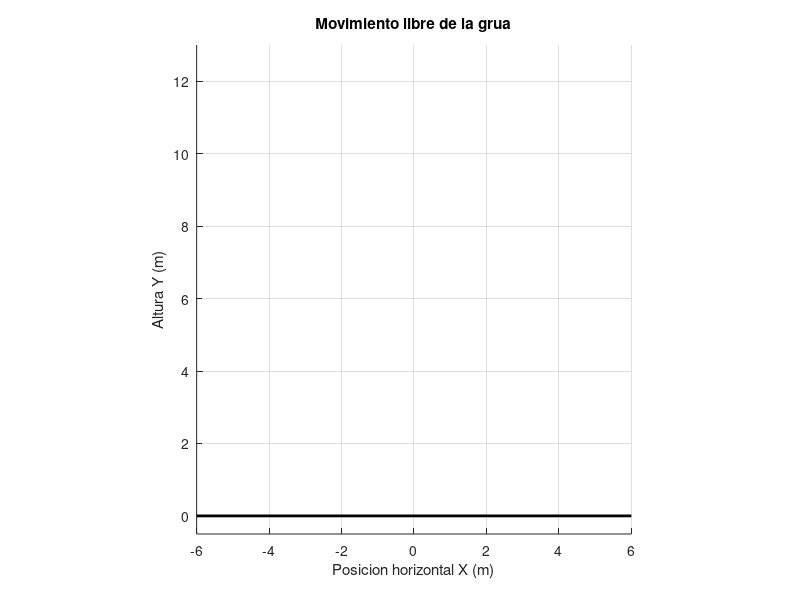

Write MATLAB code to recreate this figure. (Note: this script raises an error after producing the figure.)

function simulacion_grua_libre()
    clc;
    close all;

    %% 1. PARAMETROS
    p.M = 5;       % Masa de la barra (kg)
    p.L = 4;        % Longitud de la barra (m)
    p.m = 5;        % Masa del gancho (kg)
    p.l = 3;        % Longitud de la cuerda (m)
    p.H = 8;        % Altura inicial del centro de masas (m)
    p.g = 9.81;     % Gravedad (m/s^2)

    %% 2. CONDICIONES INICIALES
    % phi: angulo de la barra respecto a la horizontal
    % theta: angulo de la cuerda respecto a la vertical hacia abajo

    phi0 = 0;
    theta0 = pi/4;

    X0 = 0;
    Y0 = p.H;

    Xd0 = 0;
    Yd0 = 0;

    phid0 = -0.3;
    thetad0 = 0.5;

    % Estado: [X,Y,phi,theta,Xd,Yd,phid,thetad]
    z0 = [X0; Y0; phi0; theta0; ...
          Xd0; Yd0; phid0; thetad0];

    %% 3. INTEGRACION
    opciones = odeset( ...
        'RelTol', 1e-8, ...
        'AbsTol', 1e-10, ...
        'MaxStep', 0.02, ...
        'Events', @(t,z) eventoContacto(t,z,p));

    [t,z] = ode45(@(t,z) dinamica(t,z,p), ...
                  [0 20], z0, opciones);

    %% 4. POSICIONES
    X = z(:,1);
    Y = z(:,2);
    phi = z(:,3);
    theta = z(:,4);

    % Extremos de la barra
    xA = X - (p.L/2)*cos(phi);
    yA = Y - (p.L/2)*sin(phi);

    xB = X + (p.L/2)*cos(phi);
    yB = Y + (p.L/2)*sin(phi);

    % Gancho
    xG = X + p.l*sin(theta);
    yG = Y - p.l*cos(theta);

    %% 5. DESPLAZAMIENTO HORIZONTAL
    desplazamientoX = X - X0;

    fprintf('Tiempo hasta el contacto: %.4f s\n', t(end));
    fprintf('Desplazamiento horizontal final: %.4f m\n', ...
            desplazamientoX(end));
    fprintf('Desplazamiento horizontal maximo: %.4f m\n', ...
            max(abs(desplazamientoX)));

    %% 6. FIGURA Y REFERENCIAS
    figure('Color','w','Name','Simulacion de grua');

    hold on;
    grid on;
    axis equal;

    % Limites fijos para mantener X=0 en el centro visual
    xlim([-6 6]);
    ylim([-0.5 p.H + p.L + 1]);

    xlabel('Posicion horizontal X (m)');
    ylabel('Altura Y (m)');
    title('Movimiento libre de la grua');

    % Suelo
    plot([-6 6], [0 0], 'k-', 'LineWidth', 2);

    % Vertical fija de referencia
    xline(0, 'k--', 'X = 0', 'LineWidth', 1.5);

    % Trayectorias
    hTrayA = plot(nan,nan,'--','LineWidth',1);
    hTrayB = plot(nan,nan,'--','LineWidth',1);
    hTrayG = plot(nan,nan,'--','LineWidth',1);
    hTrayCM = plot(nan,nan,'-','LineWidth',2);

    % Barra, cuerda, centro de masas y gancho
    hBarra = plot(nan,nan,'b-','LineWidth',5);
    hCuerda = plot(nan,nan,'k-','LineWidth',1.5);
    hCM = plot(nan,nan,'bo','MarkerFaceColor','b','MarkerSize',7);
    hGancho = plot(nan,nan,'ro','MarkerFaceColor','r','MarkerSize',9);

    legend([hTrayA,hTrayB,hTrayG,hTrayCM,hBarra,hCuerda,hCM,hGancho], ...
        {'Trayectoria extremo A', ...
         'Trayectoria extremo B', ...
         'Trayectoria gancho', ...
         'Trayectoria centro de masas', ...
         'Barra', 'Cuerda', 'Centro de masas', 'Gancho'}, ...
         'Location','eastoutside');

    %% 7. ANIMACION
    paso = max(1, round(length(t)/600));

    for k = 1:paso:length(t)

        % Trayectorias acumuladas
        set(hTrayA,'XData',xA(1:k),'YData',yA(1:k));
        set(hTrayB,'XData',xB(1:k),'YData',yB(1:k));
        set(hTrayG,'XData',xG(1:k),'YData',yG(1:k));
        set(hTrayCM,'XData',X(1:k),'YData',Y(1:k));

        % Barra
        set(hBarra,'XData',[xA(k),xB(k)], ...
                   'YData',[yA(k),yB(k)]);

        % Cuerda
        set(hCuerda,'XData',[X(k),xG(k)], ...
                    'YData',[Y(k),yG(k)]);

        % Centro de masas
        set(hCM,'XData',X(k),'YData',Y(k));

        % Gancho
        set(hGancho,'XData',xG(k),'YData',yG(k));

        title(sprintf(['Movimiento libre: t = %.2f s\n' ...
              'Desplazamiento horizontal del centro: X-X_0 = %.3f m'], ...
              t(k), desplazamientoX(k)));

        drawnow;
    end

    % Asegurar que se muestre el ultimo instante
    k = length(t);

    set(hTrayA,'XData',xA,'YData',yA);
    set(hTrayB,'XData',xB,'YData',yB);
    set(hTrayG,'XData',xG,'YData',yG);
    set(hTrayCM,'XData',X,'YData',Y);

    set(hBarra,'XData',[xA(k),xB(k)], ...
               'YData',[yA(k),yB(k)]);
    set(hCuerda,'XData',[X(k),xG(k)], ...
                'YData',[Y(k),yG(k)]);
    set(hCM,'XData',X(k),'YData',Y(k));
    set(hGancho,'XData',xG(k),'YData',yG(k));

    title(sprintf('Fin de la simulacion: desplazamiento X = %.3f m', ...
          desplazamientoX(end)));

    drawnow;
end


%% 8. ECUACIONES DIFERENCIALES
function dz = dinamica(~,z,p)

    theta = z(4);
    Yd = z(6);
    Xd = z(5);
    phid = z(7);
    thetad = z(8);

    Mt = p.M + p.m;

    % Sistema para Xdd, Ydd y thetadd
    A = [Mt, 0, p.m*p.l*cos(theta);
         0, Mt, p.m*p.l*sin(theta);
         p.m*p.l*cos(theta), p.m*p.l*sin(theta), p.m*p.l^2];

    b = [p.m*p.l*thetad^2*sin(theta);
        -Mt*p.g - p.m*p.l*thetad^2*cos(theta);
        -p.m*p.g*p.l*sin(theta)];

    acc = A\b;

    Xdd = acc(1);
    Ydd = acc(2);
    thetadd = acc(3);

    % Ecuacion de giro de la barra del documento
    phidd = 0;

    dz = [Xd;
          Yd;
          phid;
          thetad;
          Xdd;
          Ydd;
          phidd;
          thetadd];
end


%% 9. EVENTO DE CONTACTO CON EL SUELO
function [value,isterminal,direction] = eventoContacto(~,z,p)

    Y = z(2);
    phi = z(3);
    theta = z(4);

    % Alturas de los extremos de la barra
    yA = Y - (p.L/2)*sin(phi);
    yB = Y + (p.L/2)*sin(phi);

    % Altura del gancho
    yG = Y - p.l*cos(theta);

    % Primer contacto entre los puntos considerados y el suelo
    value = min([yA,yB,yG]);

    isterminal = 1;
    direction = -1;
end
